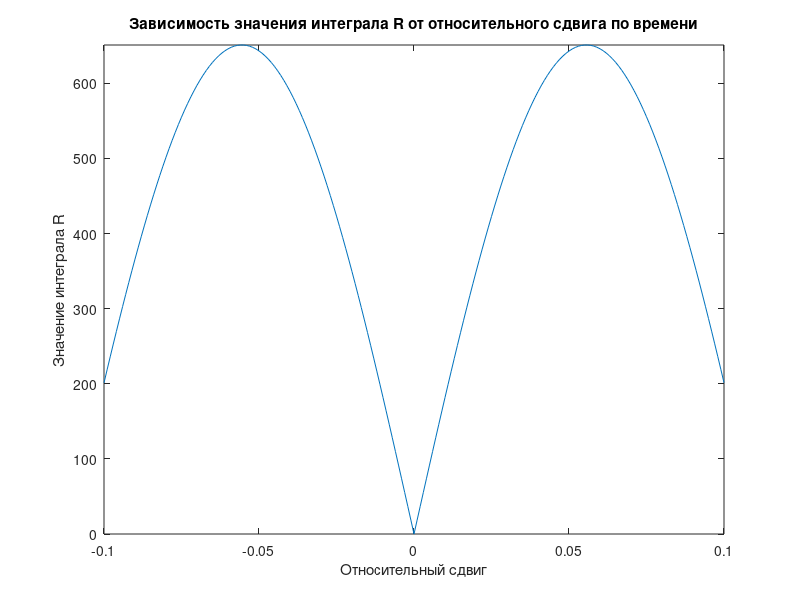

The MATLAB script that drew this image: (Note: this script raises an error after producing the figure.)
%расчетное задание 1

clc;
T=2.0;      %временной интервал представления сигнала
maxR=0;     %начальное значение максимума коэф. сходства

n1=9;      %кол-во периодов 1-го сигнала
n2=9;      %кол-во периодов 2-го сигнала

SKO=0.1;    %СКО шума
k=1024;     %кол-во точек дискретизации сигнала
    
d=0.1;      %коэффициент дельта
j=1;

shift1=rand(1, 1) * T - d;      % сдвиг по времени для первого сигнала
for q = -d :0.001:d
    shift2 = shift1 + q * T;    % сдвиг по времени для первого сигнала
    for i=1:k
        t(i) = (i-1) * (T/k);   % точка t, нормированная для интервала
        
        x(i) = cos((2 * pi * n1 * (t(i) - shift1)) / T);    % сигнал 1
        y(i) = cos((2 * pi * n2 * (t(i) - shift2)) / T);    % сигнал 2

        xy(i) = abs((x(i)-y(i)));      %вычисление массива подинтегрального выражения
    end

    int_xy=trapz(xy);
    R(j) = 1/T * int_xy;
    %R(j) = (int_xy/((sqrt(int_x2)*sqrt(int_y2)))); % коэф корреляции

    if (R(j)>maxR)
        maxR=R(j);
        maxQ = q;
    end

    j=j+1;
end

q = (-d:0.001:d);
figure
plot(q,R);
axis tight;
title('Зависимость значения интеграла R от относительного сдвига по времени');
xlabel('Относительный сдвиг');
ylabel('Значение интеграла R');

maxQ

m=11;%Кол-во точек аппроксимации. Возможные значения:11, 16, 31, 61, 101, 301
for s=1:m
    b(s)=(s-1)*((2*d/0.001)/(m-1))+1;
    R1(s)=R(b(s));
end

x=linspace(-d,d,m);% Задание подписей на графиках по оси Х
s=1:m;

% figure
% plot(x,R1)
% axis tight
% title('До интерполяции');
% xlabel('Относительный сдвиг');
% ylabel('Коэффициент сходства');

xx=1:m;
xi=1:0.1:m;
yint=interp1(xx,R1,xi,'spline');% сплайн-интерполяция коэф корреляции
r1=yint;
apr=spaps(x,R1,0.000001);

% figure
% fnplt(apr)
% axis tight
% title('После интерполяции');
% xlabel('Относительный сдвиг');
% ylabel('Коэффициент сходства');

clear;



